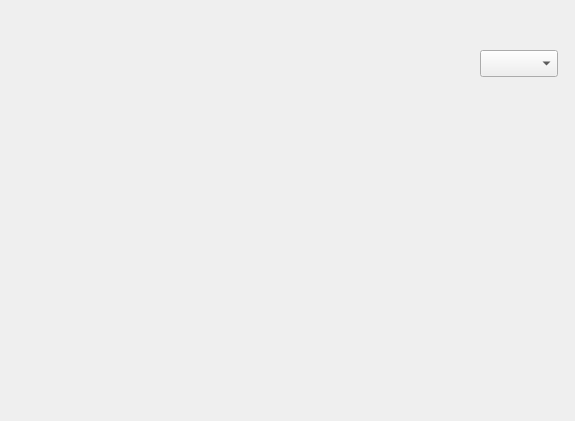
<?xml version="1.0" encoding="UTF-8"?>
<ui version="4.0">
 <class>Form</class>
 <widget class="QWidget" name="Form">
  <property name="geometry">
   <rect>
    <x>0</x>
    <y>0</y>
    <width>575</width>
    <height>421</height>
   </rect>
  </property>
  <property name="windowTitle">
   <string>Form</string>
  </property>
  <widget class="QComboBox" name="comboBox">
   <property name="geometry">
    <rect>
     <x>480</x>
     <y>50</y>
     <width>78</width>
     <height>27</height>
    </rect>
   </property>
  </widget>
 </widget>
 <resources/>
 <connections/>
</ui>
